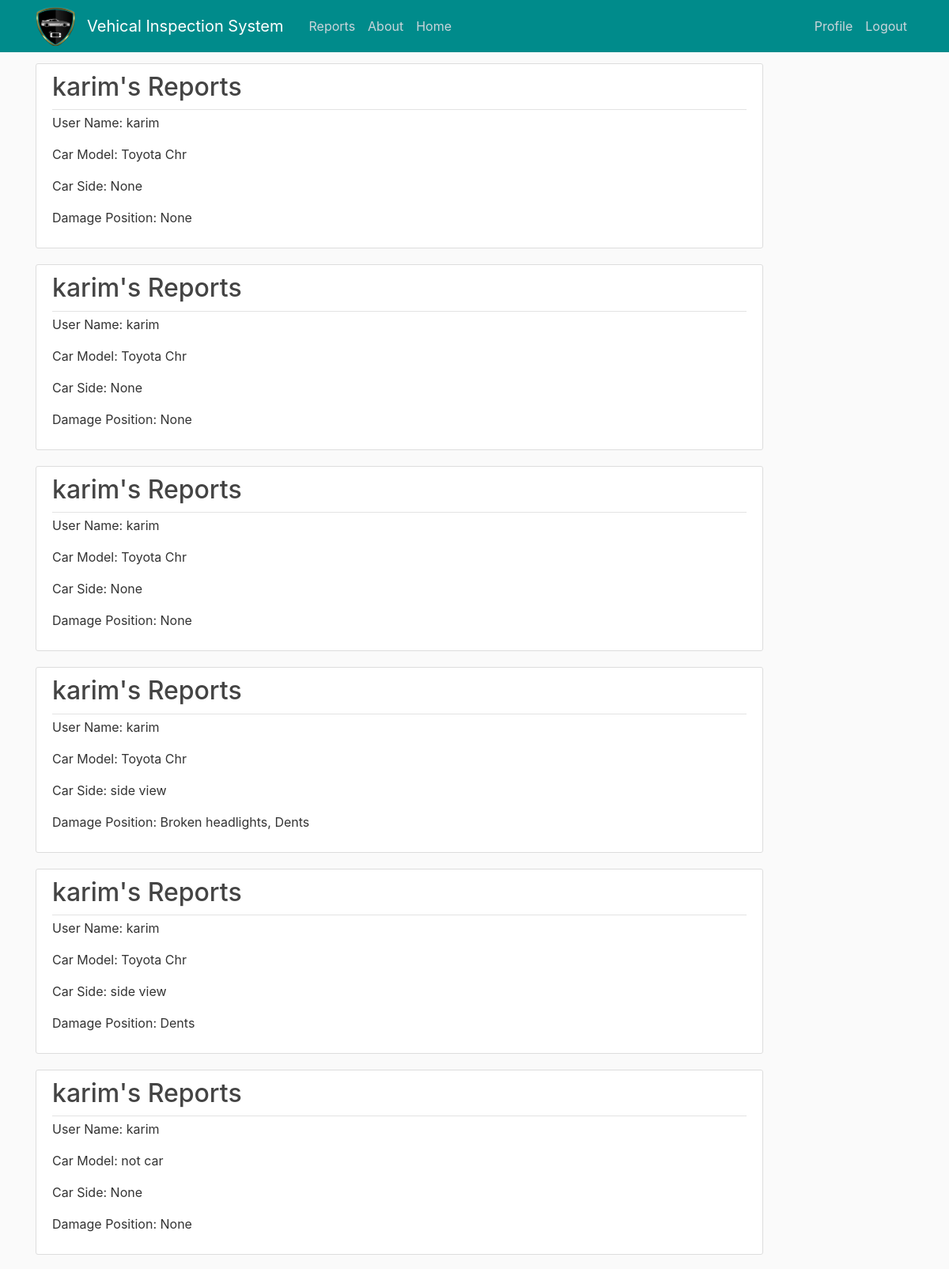
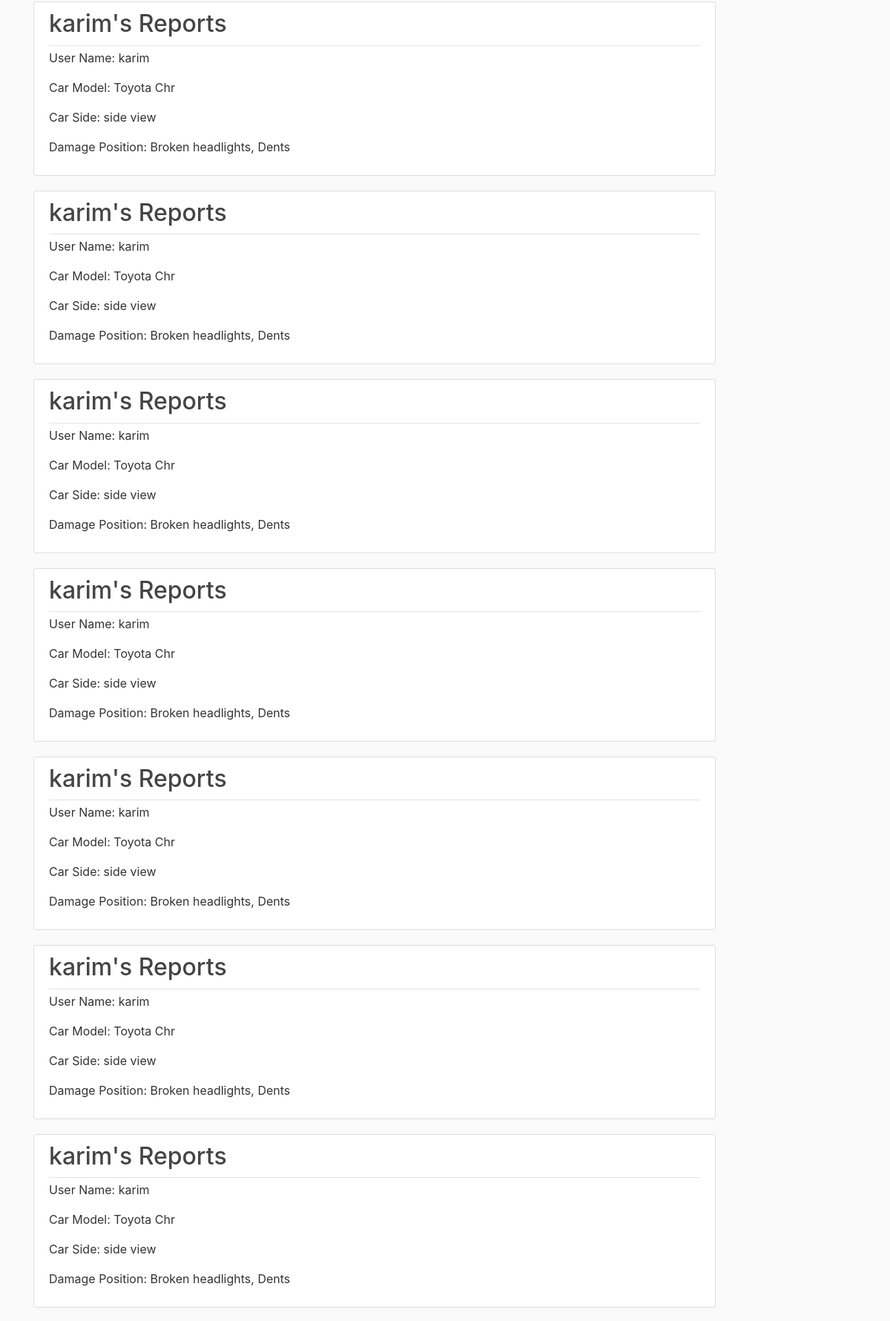
The page /showreports/ (signed in, upper part) on the database its author committed (2 pictures, top to bottom).
### users/models.py (models this page shows, shortened)
class report(models.Model):
    username = models.ForeignKey(User, on_delete=models.CASCADE)
    isdamaged = models.CharField(max_length = 100, default='')
    carmodels =  models.CharField(max_length = 100, default='')
    damageposition = models.CharField(max_length = 100, default='')
    viewside = models.CharField(max_length = 100, default='')
    damageprice = models.IntegerField()
    image = models.ImageField(default='default.jpg', upload_to='profile_pics')

### users/views.py (the view)
# urls.py: path('showreports/', user_views.showreports, name='showreports'),
@login_required
def showreports(request):
    context = {
        'Reports': report.objects.all()
    }
    return render(request, 'users/showreports.html', context)

### users/templates/users/showreports.html
{% extends "main/base.html" %}
{% block content %}
    {% for report in Reports %}
      {% ifequal report.username|stringformat:"s" user.username %}
        <article class="media content-section">
          <div class="media-body">
            <div class="article-metadata">
              <h2 class="mr-2" href="#">{{ report.username }}'s Reports</h2>
            </div>
            <p class="article-content">User Name: {{ report.username }}</p>
            <p class="article-content">Car Model: {{ report.carmodels }}</p>
            <p class="article-content">Car Side: {{ report.viewside }}</p>
            <p class="article-content">Damage Position: {{ report.damageposition }}</p>
          </div>
        </article>
      {% endifequal %}
    {% endfor %}
{% endblock content %}

### main/static/main/main.css (style rules this page uses)
body { background: #fafafa; color: #333333; margin-top: 5rem; }
h1, h2, h3, h4, h5, h6 { color: #444444; }
.content-section { background: #ffffff; padding: 10px 20px; border: 1px solid #dddddd; border-radius: 3px; margin-bottom: 20px; }
.article-content { white-space: pre-line; }
.article-metadata { padding-bottom: 1px; margin-bottom: 4px; border-bottom: 1px solid #e3e3e3 }

### rows shown on the page
report: username "karim", carmodels "Toyota Chr", viewside "None", damageposition "None"
report: username "karim", carmodels "Toyota Chr", viewside "None", damageposition "None"
report: username "karim", carmodels "Toyota Chr", viewside "None", damageposition "None"
report: username "karim", carmodels "Toyota Chr", viewside "side view", damageposition "Broken headlights, Dents"
report: username "karim", carmodels "Toyota Chr", viewside "side view", damageposition "Dents"
report: username "karim", carmodels "not car", viewside "None", damageposition "None"
report: username "karim", carmodels "Toyota Chr", viewside "side view", damageposition "Broken headlights, Dents"
report: username "karim", carmodels "Toyota Chr", viewside "side view", damageposition "Broken headlights, Dents"
report: username "karim", carmodels "Toyota Chr", viewside "side view", damageposition "Broken headlights, Dents"
report: username "karim", carmodels "Toyota Chr", viewside "side view", damageposition "Broken headlights, Dents"
report: username "karim", carmodels "Toyota Chr", viewside "side view", damageposition "Broken headlights, Dents"
report: username "karim", carmodels "Toyota Chr", viewside "side view", damageposition "Broken headlights, Dents"
report: username "karim", carmodels "Toyota Chr", viewside "side view", damageposition "Broken headlights, Dents"
